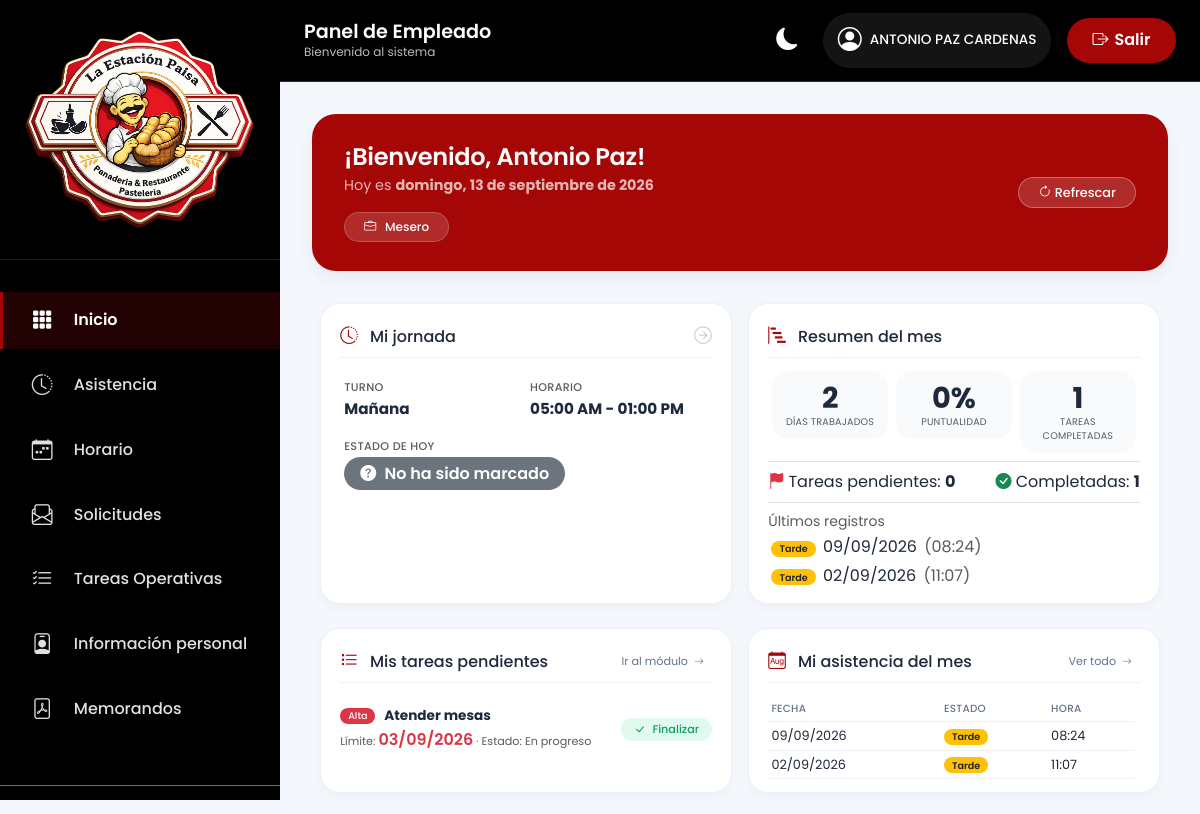
The app's page /employee/dashboard/ (signed in, upper part), older data.
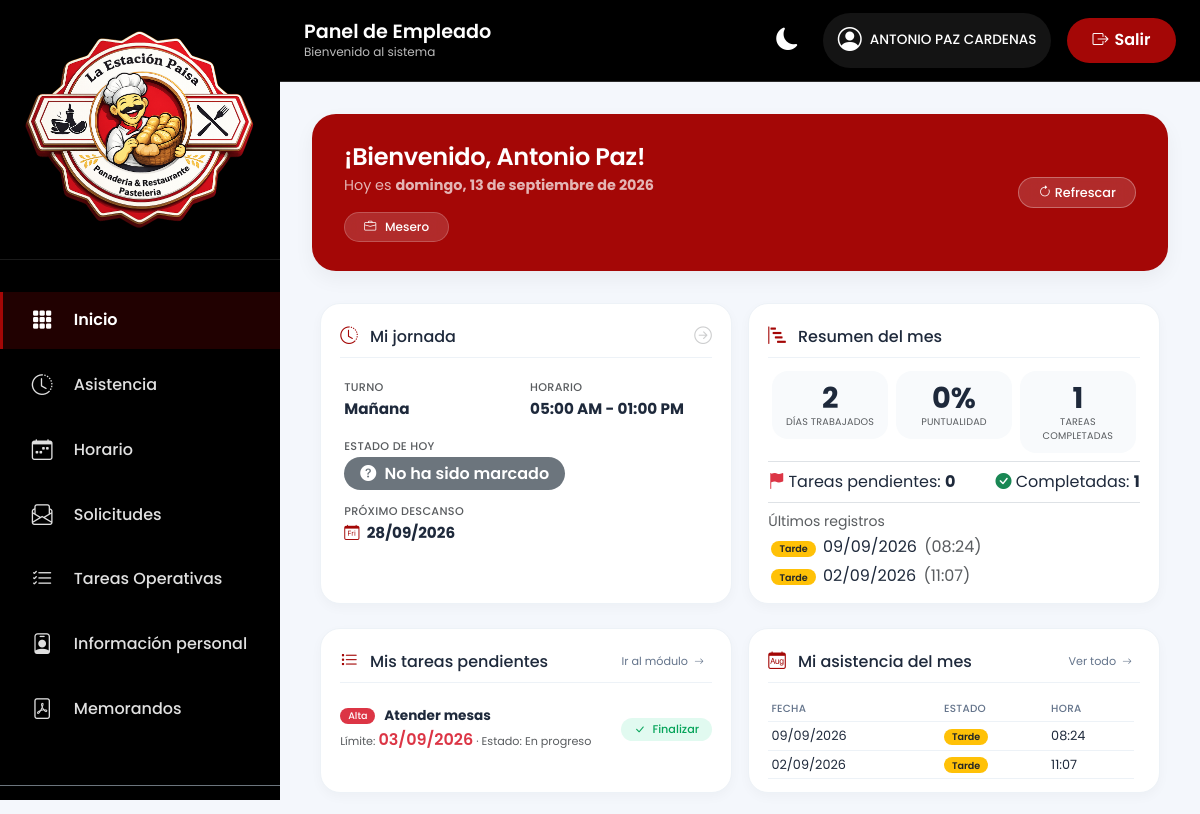
The same page, newer data.
### apps/asistencia/models.py (models this page shows, shortened)
class DescansoEmpleado(models.Model):
    horario = models.ForeignKey(
        Horario,
        on_delete=models.CASCADE,
        related_name='descansos'
    )
    fecha = models.DateField()
    es_descanso = models.BooleanField(
        default=True
    )
    class Meta:
        unique_together = (
            'horario',
            'fecha'
        )

### apps/usuarios/views.py (the view)
# urls.py: path('employee/dashboard/', views.employee_dashboard, name='employee_dashboard'),
@login_required
def employee_dashboard(request):
    perfil = request.user.perfil
    hoy = date.today()
    horario = (
        Horario.objects
        .filter(empleado=perfil, estado=True)
        .order_by("-id")
        .first()
    )
    proximo_descanso = None
    asistencia_hoy = None
    estado_asistencia = "No ha sido marcado"
    badge_color = "bg-secondary"
    hora_entrada = None
    hora_salida = None
    turno_display = "Sin turno asignado"
    if horario:
        hora_entrada = horario.hora_entrada.strftime("%I:%M %p")
        hora_salida = horario.hora_salida.strftime("%I:%M %p")
        turno_display = horario.get_turno_display()
        proximo_descanso = (
            horario.descansos
            .filter(es_descanso=True, fecha__gte=hoy)
            .order_by("fecha")
            .first()
        )
        asistencia_hoy = (
            Asistencia.objects
            .filter(horario=horario, fecha=hoy)
            .first()
        )
        if asistencia_hoy:
            if asistencia_hoy.estado == "PRESENTE":
                estado_asistencia = "Llegaste puntual"
                badge_color = "bg-success"
            elif asistencia_hoy.estado == "TARDE":
                estado_asistencia = "Llegaste tarde"
                badge_color = "bg-warning text-dark"
            elif asistencia_hoy.estado == "AUSENTE":
                estado_asistencia = "Ausente"
                badge_color = "bg-danger"
        else:
            estado_asistencia = "No ha sido marcado"
            badge_color = "bg-secondary"
    historial_asistencia = []
    if horario:
        asistencias_historial = (
            Asistencia.objects
            .filter(horario=horario)
            .order_by("-fecha")[:30]
        )
        for a in asistencias_historial:
            historial_asistencia.append({
                'fecha': a.fecha,
                'estado': a.get_estado_display() if a.estado else "Sin marcar",
                'hora': a.hora_marcada.strftime("%H:%M") if a.hora_marcada else None,
                'badge': (
                    'bg-success' if a.estado == 'PRESENTE' else
                    'bg-warning text-dark' if a.estado == 'TARDE' else
                    'bg-danger' if a.estado == 'AUSENTE' else
                    'bg-secondary'
                )
            })
    estadisticas_asistencia = {
        'dias_trabajados': 0,
        'puntualidad': 0,
        'tardanzas': 0,
        'ausencias': 0,
    }
    if horario:
        asistencias_mes = Asistencia.objects.filter(
            horario=horario,
            fecha__gte=hoy - timedelta(days=30)
        )
        total = asistencias_mes.count()
        if total > 0:
            presentes = asistencias_mes.filter(estado='PRESENTE').count()
            tardanzas = asistencias_mes.filter(estado='TARDE').count()
            ausencias = asistencias_mes.filter(estado='AUSENTE').count()
            estadisticas_asistencia['dias_trabajados'] = presentes + tardanzas
            estadisticas_asistencia['puntualidad'] = round((presentes / total) * 100) if total > 0 else 0
            estadisticas_asistencia['tardanzas'] = tardanzas
            estadisticas_asistencia['ausencias'] = ausencias
    tareas_pendientes = (
        Task.objects
        .filter(empleado=perfil)
        .exclude(estado=EstadoTarea.FINALIZADA)
        .order_by('fecha_limite', 'prioridad')
    )[:20]
    tareas_completadas = Task.objects.filter(
        empleado=perfil,
        estado=EstadoTarea.FINALIZADA
    ).count()
    kpis_tareas = Task.get_kpis_empleado(request.user)
    permisos_pendientes = Permiso.objects.filter(empleado=perfil, estado='pendiente').count()
    incapacidades_pendientes = Incapacidad.objects.filter(empleado=perfil, estado='pendiente').count()
    certificados_pendientes = Certificado.objects.filter(empleado=perfil, estado='pendiente').count()
    total_solicitudes_pendientes = permisos_pendientes + incapacidades_pendientes + certificados_pendientes
    total_memorandos = Memorando.objects.filter(empleado=perfil, estado='emitido').count()
    actividad = []
    tareas_recientes = Task.objects.filter(empleado=perfil).order_by('-fecha_actualizacion')[:5]
    for t in tareas_recientes:
        actividad.append({
            'tipo': 'tarea',
            'fecha': t.fecha_actualizacion,
            'detalle': f"Tarea: {t.titulo}",
            'estado': t.get_estado_display(),
            'url': reverse('tareas:empleado_tarea_detail', args=[t.id]),
            'icono': 'list-task',
            'color': 'text-info'
        })
    permisos_recientes = Permiso.objects.filter(empleado=perfil).order_by('-fecha_solicitud')[:5]
    for p in permisos_recientes:
        actividad.append({
            'tipo': 'permiso',
            'fecha': p.fecha_solicitud,
            'detalle': f"Solicitud de {p.get_tipo_display()}",
            'estado': p.get_estado_display(),
            'url': reverse('novedades:solicitudes_empleado'),
            'icono': 'file-earmark-text',
            'color': 'text-primary'
        })
    incapacidades_recientes = Incapacidad.objects.filter(empleado=perfil).order_by('-fecha_solicitud')[:5]
    for i in incapacidades_recientes:
        actividad.append({
            'tipo': 'incapacidad',
            'fecha': i.fecha_solicitud,
            'detalle': f"Incapacidad: {i.titulo}",
            'estado': i.get_estado_display(),
            'url': reverse('novedades:solicitudes_empleado'),
            'icono': 'heart-pulse',
            'color': 'text-danger'
        })
    certificados_recientes = Certificado.objects.filter(empleado=perfil).order_by('-fecha_solicitud')[:5]
    for c in certificados_recientes:
        actividad.append({
            'tipo': 'certificado',
            'fecha': c.fecha_solicitud,
            'detalle': f"Certificado de {c.get_tipo_display()}",
            'estado': c.get_estado_display(),
            'url': reverse('novedades:solicitudes_empleado'),
            'icono': 'award',
            'color': 'text-success'
        })
    memorandos_recientes = Memorando.objects.filter(empleado=perfil, estado='emitido').order_by('-fecha_emision')[:5]
    for m in memorandos_recientes:
        actividad.append({
            'tipo': 'memorando',
            'fecha': m.fecha_emision,
            'detalle': f"Memorando: {m.asunto}",
            'estado': "Emitido",
            'url': reverse('memorandos:memorandos_empleado'),
            'icono': 'file-pdf',
            'color': 'text-danger'
        })
    actividad.sort(key=lambda x: x['fecha'], reverse=True)
    actividad = actividad[:8]
    tareas_chart_data = {
        'labels': ['Pendientes', 'En progreso', 'Finalizadas'],
        'values': [
            kpis_tareas['pendientes'],
            kpis_tareas['en_progreso'],
            kpis_tareas['finalizadas']
        ],
        'colors': ['#ffc107', '#17a2b8', '#28a745']
    }
    if horario:
        asistencias_mes = Asistencia.objects.filter(
            horario=horario,
            fecha__gte=hoy - timedelta(days=30)
        )
        presentes = asistencias_mes.filter(estado='PRESENTE').count()
        tardanzas = asistencias_mes.filter(estado='TARDE').count()
        ausencias = asistencias_mes.filter(estado='AUSENTE').count()
    else:
        presentes = tardanzas = ausencias = 0
    asistencia_chart_data = {
        'labels': ['Presente', 'Tarde', 'Ausente'],
        'values': [presentes, tardanzas, ausencias],
        'colors': ['#28a745', '#ffc107', '#dc3545']
    }
    solicitudes_chart_data = {
        'labels': ['Permisos', 'Incapacidades', 'Certificados'],
        'values': [permisos_pendientes, incapacidades_pendientes, certificados_pendientes],
        'colors': ['#007bff', '#dc3545', '#6c757d']
    }
    context = {
        'perfil': perfil,
        'horario': horario,
        'proximo_descanso': proximo_descanso,
        'asistencia_hoy': asistencia_hoy,
        'estado_asistencia': estado_asistencia,
        'badge_color': badge_color,
        'hora_entrada': hora_entrada,
        'hora_salida': hora_salida,
        'turno_display': turno_display,
        'historial_asistencia': historial_asistencia[:8],
        'historial_asistencia_total': len(historial_asistencia),
        'estadisticas_asistencia': estadisticas_asistencia,
        'tareas_pendientes': tareas_pendientes,
        'tareas_completadas': tareas_completadas,
        'kpis_tareas': kpis_tareas,
        'permisos_pendientes': permisos_pendientes,
        'incapacidades_pendientes': incapacidades_pendientes,
        'certificados_pendientes': certificados_pendientes,
        'total_solicitudes_pendientes': total_solicitudes_pendientes,
        'total_memorandos': total_memorandos,
        'actividad_reciente': actividad,
        'tareas_chart_data': json.dumps(tareas_chart_data),
        'asistencia_chart_data': json.dumps(asistencia_chart_data),
        'solicitudes_chart_data': json.dumps(solicitudes_chart_data),
        'today': hoy,
    }
    return render(
        request,
        "empleado/landingEmpleado.html",
        context
    )

### apps/tareas/models.py (called while the page is built)
    @classmethod
    def get_kpis_empleado(cls, user):
        hoy = date.today()
        qs = cls.objects.filter(empleado__user=user)
        return {
            'total': qs.count(),
            'pendientes': qs.filter(estado=EstadoTarea.PENDIENTE).count(),
            'en_progreso': qs.filter(estado=EstadoTarea.EN_PROGRESO).count(),
            'finalizadas': qs.filter(estado=EstadoTarea.FINALIZADA).count(),
            'vencidas': qs.filter(
                fecha_limite__lt=hoy
            ).exclude(estado=EstadoTarea.FINALIZADA).count(),
        }

### apps/usuarios/models.py (called while the page is built)
    def nombre_completo(self):
        return (
            f"{self.primer_nombre} "
            f"{self.segundo_nombre} "
            f"{self.primer_apellido} "
            f"{self.segundo_apellido}"
        ).strip()

### templates/empleado/landingEmpleado.html (shortened to what the changed rows need)
{% extends 'empleado/base/base.html' %}
{% load static %}
{% block section_title %}Panel de Empleado{% endblock %}
{% block extra_css %}
<link rel="stylesheet" href="{% static 'css/empleado/dashboard.css' %}">
{% endblock %}
{% block content %}
<div class="dashboard-container">
    <div class="welcome-card">
        <div class="welcome-content">
            <div>
                <h2>¡Bienvenido, {{ perfil.primer_nombre }} {{ perfil.primer_apellido }}!</h2>
            </div>
        </div>
    </div>
    <div class="row g-3 mb-4">
        <div class="col-md-6">
            <a href="{% url 'asistencia:empleado' %}" class="card-block card-link">
                <div class="jornada-info">
                    <div class="row g-2">
                        {% if proximo_descanso %}
                        <div class="col-12 mt-2">
                            <small class="text-muted">Próximo descanso</small>
                            <p class="fw-bold mb-0">
                                <i class="bi bi-calendar-day me-1" style="color:var(--color-primary);"></i>
                                {{ proximo_descanso.fecha|date:"d/m/Y" }}
                            </p>
                        </div>
                        {% endif %}
                    </div>
                </div>
            </a>
        </div>
    </div>
    <div class="row g-3 mb-4">
        <div class="col-md-6">
            <div class="card-block">
                <div class="asistencia-mes-scroll">
                    {% if historial_asistencia %}
                        <table class="tabla-asistencia-mes">
                            <thead>
                                <tr>
                                    <th>Fecha</th>
                                    <th>Estado</th>
                                    <th>Hora</th>
                                </tr>
                            </thead>
                        </table>
                    {% else %}
                        <p class="text-muted text-center py-3">No hay registros de asistencia este mes.</p>
                    {% endif %}
                </div>
            </div>
        </div>
    </div>
</div>
{% endblock %}

Row changes from the older to the newer data that the page shows:
now on this page (row edited): DescansoEmpleado: fecha "28/09/2026"
Text that changed along with them:
text now shown: "PRÓXIMO DESCANSO"
